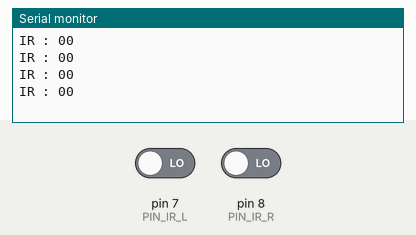
Simulated run of this sketch. Board: Arduino Uno, built with avr-gcc and run on an emulated ATmega328P. Shown: the last lines printed to the serial monitor. The test bench sets the inputs (shaded band); at power-on: pin 7 (PIN_IR_L) LOW, pin 8 (PIN_IR_R) LOW.

Above: at 1.8 s.
1.9 s: pin 7 (PIN_IR_L) driven HIGH
At 2.4 s:
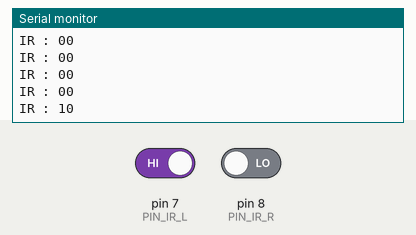
3.4 s: pin 8 (PIN_IR_R) driven HIGH
At 3.9 s:
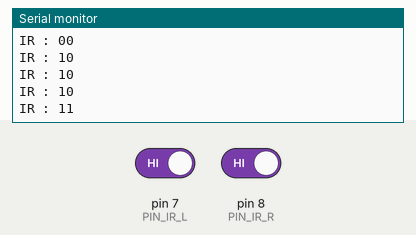
4.9 s: pin 7 (PIN_IR_L) driven LOW
At 5.4 s:
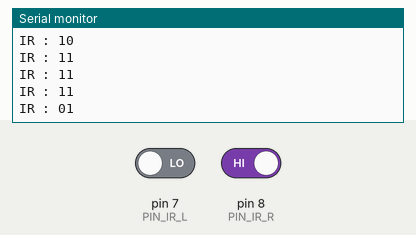
Timing chart, 0 to 7.9 s (numbered marks = the images above; inputs shaded):
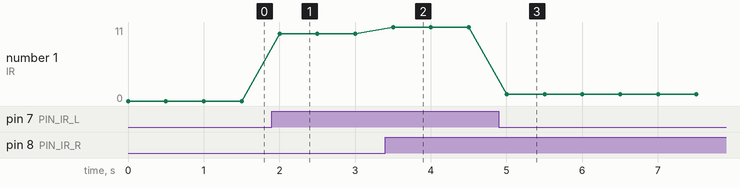

Measured:
- after the input at 1.9 s, the serial monitor: prints a new line after 0.10 s (image 1)
- after the input at 3.4 s, the serial monitor: prints a new line after 0.10 s (image 2)
- after the input at 4.9 s, the serial monitor: prints a new line after 0.10 s (image 3)
- plotted number 1: 0 → 10 after the input at 1.9 s, 10 → 11 after the input at 3.4 s, 11 → 1 after the input at 4.9 s

The sketch:

03_05_laser.ino
```cpp
#define PIN_IR_L 7
#define PIN_IR_R 8
void setup() {
  // put your setup code here, to run once:
  pinMode(PIN_IR_L, INPUT);
  pinMode(PIN_IR_R, INPUT);

  Serial.begin(9600);
}

void loop() {
  // put your main code here, to run repeatedly:
  Serial.println("IR : " + String(digitalRead(PIN_IR_L)) + String(digitalRead(PIN_IR_R)));
  delay(500);
}
```
